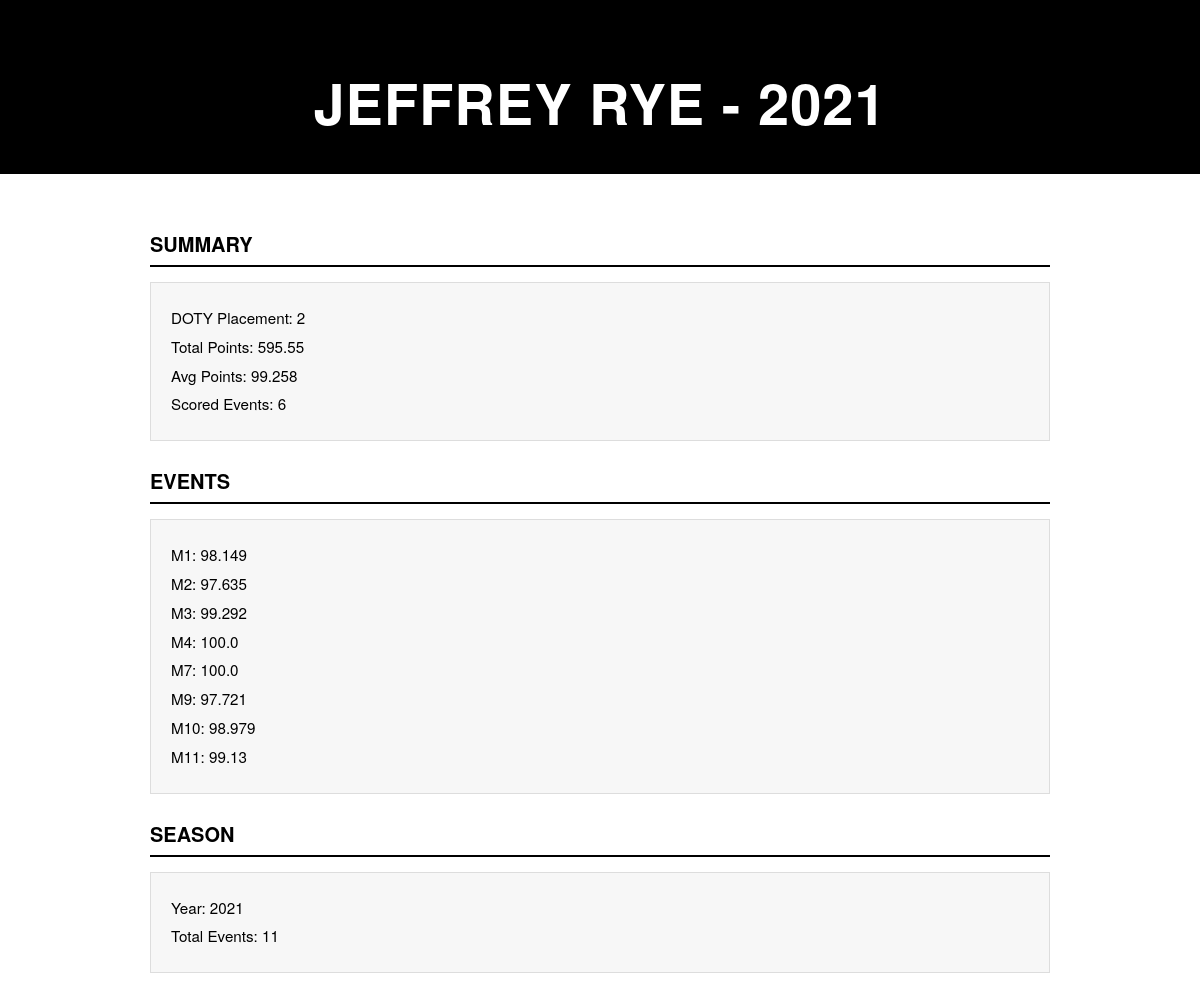
The page /2145 on the database its author committed.
### seasons/models.py (models this page shows, shortened)
class Competitor(models.Model):
    driver = models.ForeignKey(Driver, on_delete=models.CASCADE)
    season = models.ForeignKey(Season, on_delete=models.CASCADE)
    season_placement = models.IntegerField()
    season_points = models.FloatField(default=0)
    average_points = models.FloatField(default=0)
    def __str__(self):
        return self.driver.name + ' ' +str(self.season.year)

class Driver(models.Model):
    name = models.CharField(max_length=30)
    def __str__(self):
        return self.name

class Season(models.Model):
    year = models.CharField(max_length=4)
    total_event_count = models.IntegerField(default=0)
    season_is_complete = models.BooleanField(default=False)
    def __str__(self):
        return self.year

class Event(models.Model):
    event_name = models.CharField(max_length=3)
    doty_points = models.FloatField(default=0.0)
    competitor = models.ForeignKey(Competitor, on_delete=models.CASCADE)
    def __str__(self):
        return self.event_name

### seasons/views.py (the view)
# urls.py: path("<int:pk>", views.CompetitorView.as_view(), name="competitor"),
class CompetitorView(generic.DetailView):
    currentYear = str(datetime.now().year)
    check_for_new_data(currentYear)
    model = Competitor
    template_name = "seasons/competitor.html"
    context_object_name = "competitor"
    def get_queryset(self):
        return Competitor.objects.filter(id=self.kwargs['pk'])
    def get_context_data(self, **kwargs):
        context = super(CompetitorView, self).get_context_data(**kwargs)
        context['events_list'] = Event.objects.filter(competitor=self.kwargs['pk'])
        return context

### seasons/templates/seasons/competitor.html (shortened to what this page needs)
<!DOCTYPE html>
<html lang="en">
<head>
</head>
<body>
    <div class="header">
        <h1>{{ competitor.driver }} - {{competitor.season}}</h1>
    </div>
    <div class="container">
        <h2>Summary</h2>
        <div class="card">
        {% load mathfilters %}
            <p>DOTY Placement: {{ competitor.season_placement }}</p>
            <p>Total Points: {{ competitor.season_points }}</p>
            <p>Avg Points: {{ competitor.average_points }}</p>
            {% if events_list.count > competitor.season.total_event_count|div:2 %}
                <p>Scored Events: {{ competitor.season.total_event_count|div:2|floatformat:0 }}</p>
            {% else %}
                <p>Scored Events: {{events_list.count}} </p>
            {% endif %}
        </div>
        <h2>Events</h2>
        <div class="card">
            {% if events_list %}
                {% for event in events_list %}
                    <p>{{ event }}: {{ event.doty_points }}</p>
                {% endfor %}
            {% else %}
                <p class="empty">No events are available.</p>
            {% endif %}
        </div>
        <h2>Season</h2>
        <div class="card">
            <p>Year: {{ competitor.season }}</p>
            <p>Total Events: {{ competitor.season.total_event_count }}</p>
        </div>
    </div>
</body>
</html>

### seasons/templates/seasons/competitor.html (style rules this page uses)
body { margin: 0; font-family: 'Helvetica Neue', Arial, sans-serif; background: #ffffff; color: #000000; line-height: 1.5; }
.header { text-align: center; padding: 60px 20px 30px; background: #000; color: #fff; }
h1 { margin: 0; font-size: clamp(32px, 6vw, 56px); font-weight: 800; text-transform: uppercase; letter-spacing: 1px; }
.container { max-width: 900px; margin: 0 auto; padding: 30px 20px 60px; }
h2 { font-size: 1.25rem; font-weight: 700; text-transform: uppercase; margin: 25px 0 15px; border-bottom: 2px solid #000; padding-bottom: 6px; }
.card { background: #f7f7f7; border: 1px solid #ddd; padding: 18px 20px; margin-bottom: 20px; }
.card p { margin: 6px 0; font-size: 0.95rem; }

### rows shown on the page
Competitor: driver "JEFFREY RYE", season "2021", season_placement "2", season_points "595.55", average_points "99.258", season.total_event_count|div "6", season.total_event_count "11"
Event: event_name "M1", doty_points "98.149"
Event: event_name "M2", doty_points "97.635"
Event: event_name "M3", doty_points "99.292"
Event: event_name "M4", doty_points "100.0"
Event: event_name "M7", doty_points "100.0"
Event: event_name "M9", doty_points "97.721"
Event: event_name "M10", doty_points "98.979"
Event: event_name "M11", doty_points "99.13"
